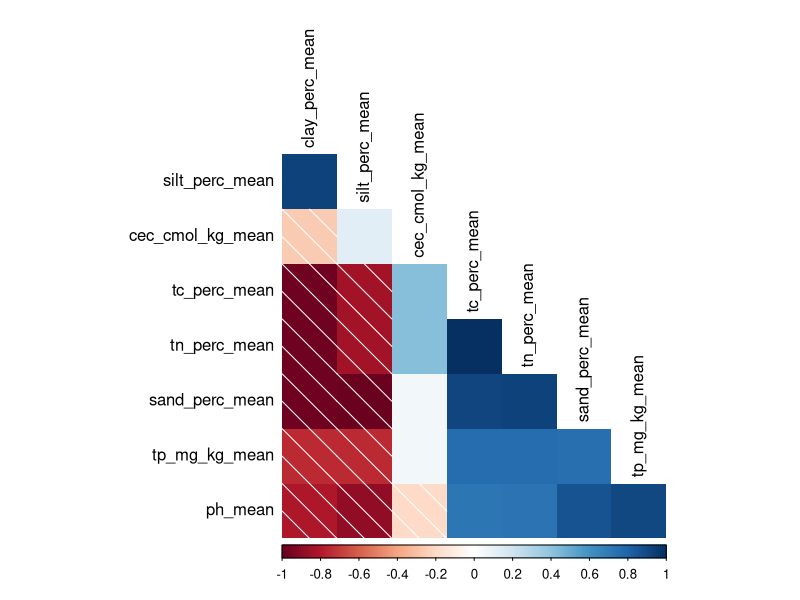
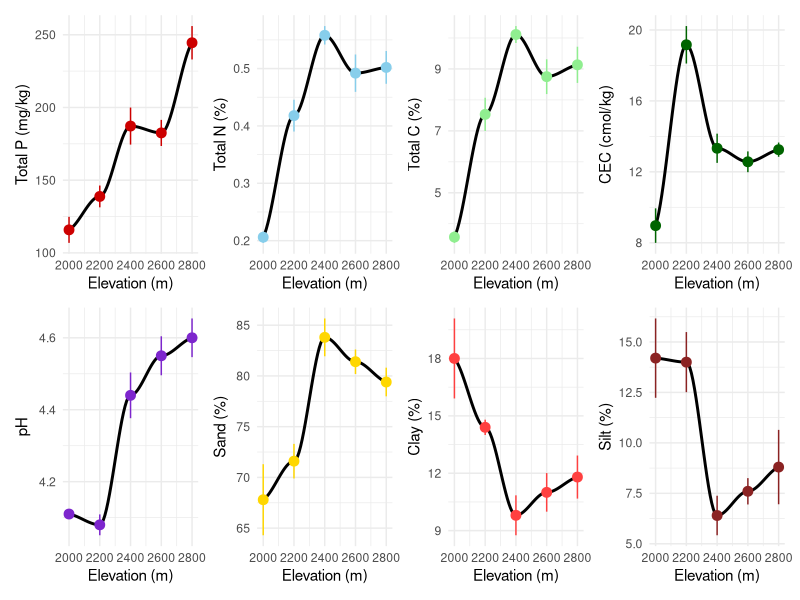
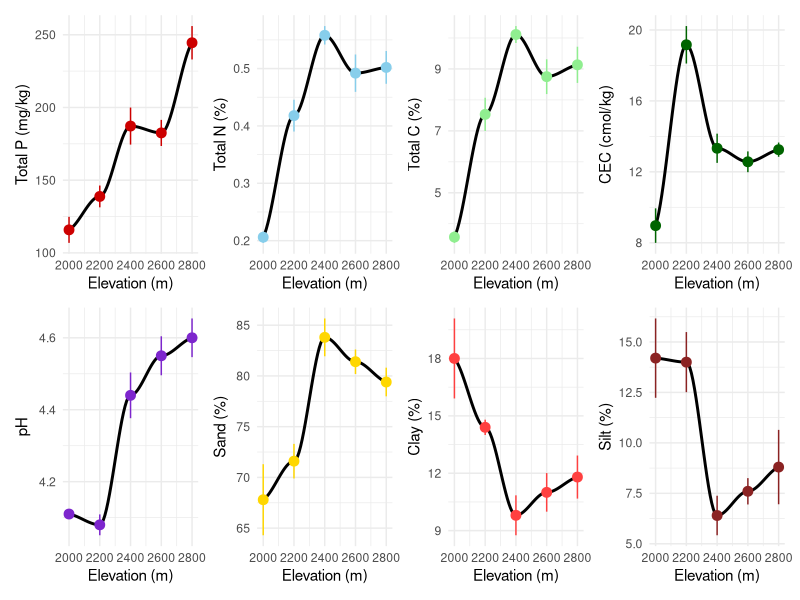

Write the R code that produced these figures, in order.
### Visualise soil texture and nutrients data

### 1. Set up ----
library(tidyverse)
library(plotrix)
library(corrplot)
library(patchwork)

# load in soil data
soil <- read_csv('data/soil/clean/clean_soil.csv')

### 2. Format and glimpse data ----
# pivot wider
soil_wide <- soil %>%
  pivot_wider(names_from = 'variable', values_from = 'value')
glimpse(soil_wide)

# summary vals for each elevation band
soil_sum <- soil_wide %>%
              group_by(elevation_m_asl) %>%
              summarise_at(vars(tc_perc:silt_perc),
                            list(mean = mean, 
                                 sd = sd,
                                 se = std.error), 
                           na.rm = T)

### 3. Correlation plots for each soil variable ----
# correlation matrix of soils across sites
# png('results/soil/soil_corrplot.png',
#     width = 7, height = 4.5,
#     units = 'in', res = 320)
corrplot(cor(soil_sum[,2:9]), 
         method = 'shade',
         type = 'lower',
         diag = F,
         order = 'AOE',
         tl.col = 'black')
# dev.off()

### 4. Line plots for each soil variable across elevation ----
ggplot(soil_sum, aes(x = elevation_m_asl, y = tp_mg_kg_mean)) +
  geom_smooth(method = 'loess', col = 'black') +
  geom_point(size = 3, col = 'red3') +
  geom_linerange(aes(ymin = tp_mg_kg_mean - tp_mg_kg_se, ymax = tp_mg_kg_mean + tp_mg_kg_se), col = 'red3') +
  labs(x = 'Elevation (m)', y = 'Total P (mg/kg)') +
  theme_minimal() +
  
ggplot(soil_sum,aes(x = elevation_m_asl, y = tn_perc_mean)) +
  geom_smooth(method = 'loess', col = 'black') +
  geom_point(size = 3, col = 'skyblue') +
  geom_linerange(aes(ymin = tn_perc_mean - tn_perc_se, ymax = tn_perc_mean + tn_perc_se), col = 'skyblue') +

  labs(x = 'Elevation (m)', y = 'Total N (%)') +  theme_minimal() +
  
ggplot(soil_sum,aes(x = elevation_m_asl, y = tc_perc_mean)) +
  geom_smooth(method = 'loess', col = 'black') +
  geom_point(size = 3, col = 'lightgreen') +
  geom_linerange(aes(ymin = tc_perc_mean - tc_perc_se, ymax = tc_perc_mean + tc_perc_se), col = 'lightgreen') +

  labs(x = 'Elevation (m)', y = 'Total C (%)') +  theme_minimal() +
  
ggplot(soil_sum, aes(x = elevation_m_asl, y = cec_cmol_kg_mean)) +
  geom_smooth(method = 'loess', col = 'black') +
  geom_point(size = 3, col = 'darkgreen') +
  geom_linerange(aes(ymin = cec_cmol_kg_mean - cec_cmol_kg_se, ymax = cec_cmol_kg_mean + cec_cmol_kg_se), col = 'darkgreen') +

  labs(x = 'Elevation (m)', y = 'CEC (cmol/kg)') +
  theme_minimal() +

ggplot(soil_sum, aes(x = elevation_m_asl, y = ph_mean)) +
  geom_smooth(method = 'loess', col = 'black') +
  geom_point(size = 3, col = 'purple3') +
  geom_linerange(aes(ymin = ph_mean - ph_se, ymax = ph_mean + ph_se), col = 'purple3') +

  labs(x = 'Elevation (m)', y = 'pH') + theme_minimal() +
  

ggplot(soil_sum,aes(x = elevation_m_asl, y = sand_perc_mean)) +
  geom_smooth(method = 'loess', col = 'black') +
  geom_point(size = 3, col = 'gold') +
  geom_linerange(aes(ymin = sand_perc_mean - sand_perc_se, ymax = sand_perc_mean + sand_perc_se), col = 'gold') +

  labs(x = 'Elevation (m)', y = 'Sand (%)') +  theme_minimal() +

  ggplot(soil_sum,aes(x = elevation_m_asl, y = clay_perc_mean)) +
  geom_smooth(method = 'loess', col = 'black') +
  geom_point(size = 3, col = 'brown1') +
  geom_linerange(aes(ymin = clay_perc_mean - clay_perc_se, ymax = clay_perc_mean + clay_perc_se), col = 'brown1') +

  labs(x = 'Elevation (m)', y = 'Clay (%)') +  theme_minimal() +
  
ggplot(soil_sum,aes(x = elevation_m_asl, y = silt_perc_mean)) +
  geom_smooth(method = 'loess', col = 'black') +
  geom_point(size = 3, col = 'brown4') +
  geom_linerange(aes(ymin = silt_perc_mean - silt_perc_se, ymax = silt_perc_mean + silt_perc_se), col = 'brown4') +

  labs(x = 'Elevation (m)', y = 'Silt (%)') +  theme_minimal() +
  plot_layout(nrow = 2, ncol = 4)

# save
ggsave('results/soil/soil_vars_by_elev.png',
       width = 8, height = 4, dpi = 320)

